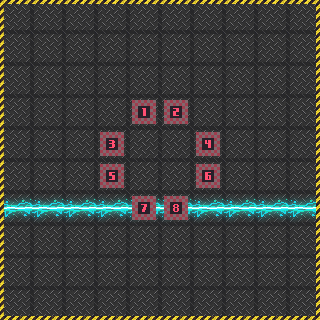

Below is a game level as drawn by its tile map, then a one-line description and the .tmx that defines it (tile-layer data replaced by summaries):
An orthogonal 10x10 tile map with 32x32 px tiles, 4 tile layers (floor, lasers, walls, start).

<map version="1.2" tiledversion="1.2.2" orientation="orthogonal" renderorder="right-down" width="10" height="10" tilewidth="32" tileheight="32" infinite="0" nextlayerid="5" nextobjectid="1">
 <tileset firstgid="1" source="roborallyTextures.tsx" />
 <layer id="1" name="floor" width="10" height="10">
  <data>[100 cells, 100 non-empty, 1 distinct tile ids]</data>
 </layer>
 <layer id="4" name="lasers" width="10" height="10">
  <data>[100 cells, 10 non-empty, 1 distinct tile ids]</data>
 </layer>
 <layer id="2" name="walls" width="10" height="10">
  <data>[100 cells, 36 non-empty, 8 distinct tile ids]</data>
 </layer>
 <layer id="3" name="start" width="10" height="10">
  <data>[100 cells, 8 non-empty, 8 distinct tile ids]</data>
 </layer>
</map>
